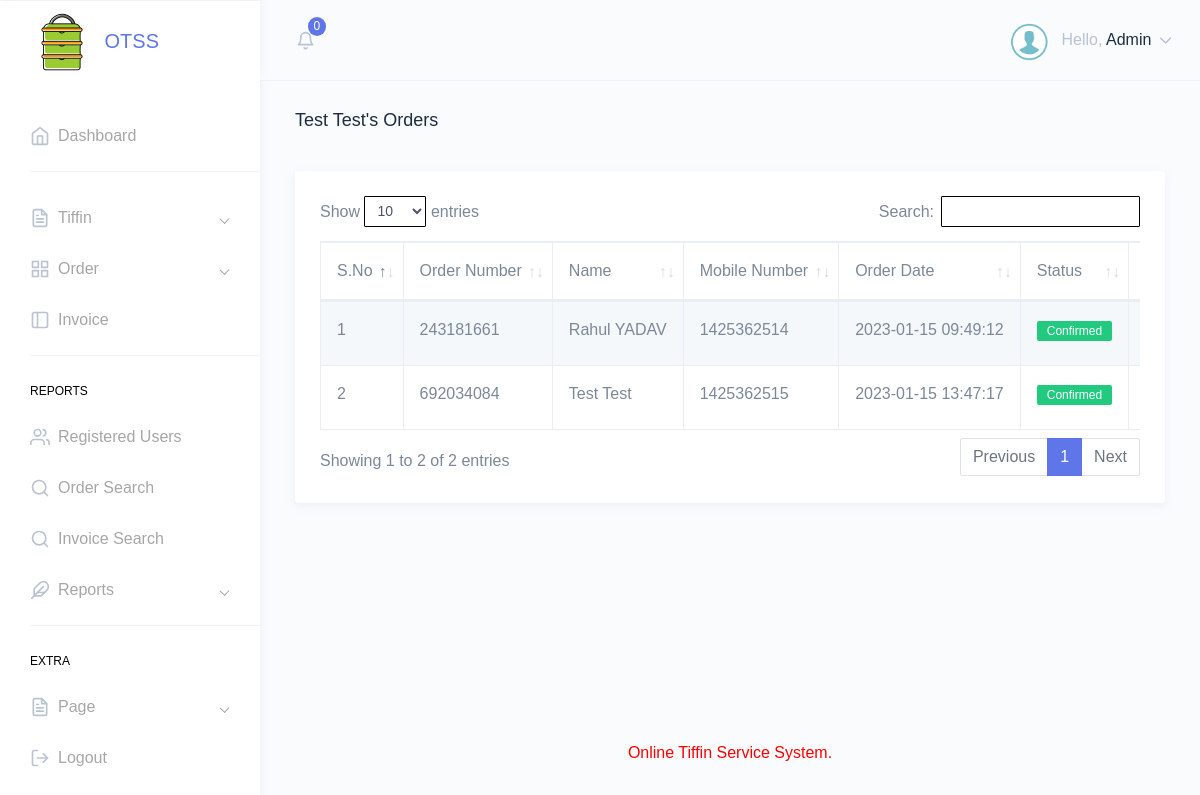
The app's page /otss/admin/user-orders.php?uid=2&&uname=Test Test (signed in) with its own data.
### tables this page shows
CREATE TABLE `tblorder` (
  `ID` int(10) NOT NULL,
  `TiffinID` int(10) DEFAULT NULL,
  `UserID` int(5) NOT NULL,
  `OrderNumber` int(10) DEFAULT NULL,
  `FullName` varchar(120) DEFAULT NULL,
  `Email` varchar(200) DEFAULT NULL,
  `MobileNumber` bigint(10) DEFAULT NULL,
  `Quantity` int(10) DEFAULT NULL,
  `FromDate` varchar(200) DEFAULT NULL,
  `ToDate` varchar(200) DEFAULT NULL,
  `Time` varchar(50) DEFAULT NULL,
  `Address` mediumtext DEFAULT NULL,
  `OrderDate` timestamp NULL DEFAULT current_timestamp(),
  `TotalCost` varchar(200) NOT NULL,
  `Remark` varchar(200) NOT NULL,
  `Status` varchar(50) DEFAULT NULL,
  `UpdationDate` timestamp NULL DEFAULT NULL ON UPDATE current_timestamp()
);

### otss/admin/user-orders.php (the view, shortened to what this page needs)
<?php
include('includes/dbconnection.php');
if (strlen($_SESSION['otssaid']==0)) {
  header('location:logout.php');
  } else{
  ?>
<!DOCTYPE html>
<html dir="ltr" lang="en">
<head>
    <link href="assets/extra-libs/datatables.net-bs4/css/dataTables.bootstrap4.css" rel="stylesheet">
    <link href="dist/css/style.min.css" rel="stylesheet">
</head>
<body>
    <div id="main-wrapper" data-theme="light" data-layout="vertical" data-navbarbg="skin6" data-sidebartype="full" data-sidebar-position="fixed" data-header-position="fixed" data-boxed-layout="full">
         <?php include_once('includes/header.php');?>
        <?php include_once('includes/sidebar.php');?>
        <div class="page-wrapper">
            <div class="page-breadcrumb">
                <div class="row">
                    <div class="col-7 align-self-center">
                        <h4 class="page-title text-truncate text-dark font-weight-medium mb-1"><?php echo $_GET['uname']?>'s Orders</h4>
                    </div>
                </div>
            </div>
            <div class="container-fluid">
                <div class="row">
                    <div class="col-12">
                        <div class="card">
                            <div class="card-body">
                                <div class="table-responsive">
                                    <table id="zero_config" class="table table-striped table-bordered no-wrap">
                                        <thead>
                                            <tr>
                                                <th>S.No</th>
                                                <th>Order Number</th>
                                                <th>Name</th>
                                                <th>Mobile Number</th>
                                                <th>Order Date</th>
                                                <th>Status</th>
                                                <th>Action</th>
                                            </tr>
                                        </thead>
                                        <tbody>
                                            <?php
$uid=intval($_GET['uid']);
$sql="SELECT * from tblorder where UserID='$uid'";
$query = $dbh -> prepare($sql);
$query->execute();
$results=$query->fetchAll(PDO::FETCH_OBJ);
$cnt=1;
if($query->rowCount() > 0)
{
foreach($results as $row)
{               ?>
                                            <tr>
                                                <td><?php echo htmlentities($cnt);?></td>
                                                <td><?php  echo htmlentities($row->OrderNumber);?></td>
                                                <td><?php  echo htmlentities($row->FullName);?></td>
                                                <td><?php  echo htmlentities($row->MobileNumber);?></td>
                                                <td><?php  echo htmlentities($row->OrderDate);?></td>
                                                <td class="font-w600">
                                                <?php $ostatus=$row->Status; if($row->Status==""){ ?>
<span class="badge badge-warning">  <?php echo "Not Updated Yet"; ?></span>
<?php } elseif($ostatus=='Canceled') { ?>
<span class="badge badge-danger">  <?php  echo htmlentities($row->Status);?></span>
<?php } else{ ?>
<span class="badge badge-success"><?php  echo htmlentities($row->Status);?></span>
<?php } ?>    </td>
                                                <td><a href="view-order-detail.php?viewid=<?php echo htmlentities ($row->ID);?>" class="btn btn-primary btn-sm">View Details</a></td>
                                            </tr>
                                    <?php $cnt=$cnt+1;}} ?>
                                        </tbody>
                                    </table>
                                </div>
                            </div>
                        </div>
                    </div>
                </div>
            </div>
         <?php include_once('includes/footer.php');?>
        </div>
    </div>
</body>
</html>
<?php }  ?>

### otss/admin/includes/header.php (shortened to what this page needs)
<header class="topbar" data-navbarbg="skin6">
            <nav class="navbar top-navbar navbar-expand-md">
                <div class="navbar-header" data-logobg="skin6">
                    <div class="navbar-brand">
                        <a href="dashboard.php">
                            <b class="logo-icon">
                                <img src="assets/images/logo-icon.png" alt="homepage" class="dark-logo" />
                            </b>
                           <strong>OTSS</strong>
                        </a>
                    </div>
                </div>
                <div class="navbar-collapse collapse" id="navbarSupportedContent">
                    <ul class="navbar-nav float-left mr-auto ml-3 pl-1">
                        <li class="nav-item dropdown">
                            <?php
                        $sql ="SELECT * from  tblorder where Status is null ";
$query = $dbh -> prepare($sql);
$query->execute();
$totneworder=$query->rowCount();
?>
                            <a class="nav-link dropdown-toggle pl-md-3 position-relative" href="javascript:void(0)"
                                id="bell" role="button" data-toggle="dropdown" aria-haspopup="true"
                                aria-expanded="false">
                                <span><i data-feather="bell" class="svg-icon"></i></span>
                                <span class="badge badge-primary notify-no rounded-circle"><?php echo htmlentities($totneworder);?></span>
                            </a>
                        </li>
                    </ul>
                    <ul class="navbar-nav float-right">
                        <li class="nav-item dropdown">
                            <a class="nav-link dropdown-toggle" href="javascript:void(0)" data-toggle="dropdown"
                                aria-haspopup="true" aria-expanded="false">
                                <img src="assets/images/users/images.png" alt="user" class="rounded-circle"
                                    width="40">
                                    <?php
$aid=$_SESSION['otssaid'];
$sql="SELECT AdminName,Email from  tbladmin where ID=:aid";
$query = $dbh -> prepare($sql);
$query->bindParam(':aid',$aid,PDO::PARAM_STR);
$query->execute();
$results=$query->fetchAll(PDO::FETCH_OBJ);
$cnt=1;
if($query->rowCount() > 0)
{
foreach($results as $row)
{               ?>
                                <span class="ml-2 d-none d-lg-inline-block"><span>Hello,</span> <span
                                        class="text-dark"><?php  echo $row->AdminName;?></span> <i data-feather="chevron-down"
                                        class="svg-icon"></i></span><?php $cnt=$cnt+1;}} ?>
                            </a>
                        </li>
                    </ul>
                </div>
            </nav>
        </header>

### records on screen
tblorder: OrderNumber "243181661", FullName "Rahul YADAV", MobileNumber "1425362514", OrderDate "2023-01-15 09:49:12", Status "Confirmed"
tblorder: OrderNumber "692034084", FullName "Test Test", MobileNumber "1425362515", OrderDate "2023-01-15 13:47:17", Status "Confirmed"

### other values on screen
$totneworder "0"
$row->AdminName "Admin"
$_GET['uname'] "Test Test"
